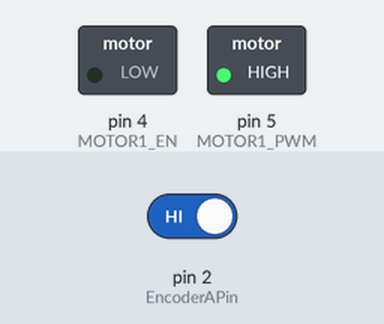
Simulated run of this sketch. Board: Arduino Uno, built with avr-gcc and run on an emulated ATmega328P. On the bench: switched loads named in the sketch (green lamp = pin HIGH). The test bench sets the inputs (shaded band); at power-on: pin 2 (EncoderAPin) HIGH. What the sketch prints to the serial monitor is not drawn.

Above: at 0.1 s.
Timing chart, 0 to 1.6 s (numbered marks = the images above):
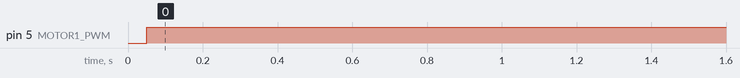

The sketch:

MsTimer2_millis_motor_PID_con.ino
```cpp
#include <MsTimer2.h>
//////// Motor Drive ///////////
#define MOTOR1_PWM 5 //PWMA
#define MOTOR1_EN 4 //DIRA
int motor1_pwm = 0;
int f_speed = 0;

///////// Encoder Pin //////////
const int EncoderAPin = 2;
const int EncoderBPin = 3;

volatile int counter = 0;
volatile int encoderB = 0;

///////// Interrupt time ///////
unsigned long enc_time;
unsigned long enc_time_old;
unsigned long enc_time_diff;

////////  Encoder PID /////////
signed long encoder1_error = 0;
signed long encoder1_error_d = 0;
signed long encoder1_target = 0;
signed long encoder1_error_old = 0;
signed long encoder1_error_sum = 0;

// PID gain 값은 조정 필요함
float Kp_motor = 2.0;
float Kd_motor = 2.0;
float Ki_motor = 0.28;

void motor1_control(int motor1_pwm)   // 모터 구동부
{
  if (motor1_pwm > 0)                 // ccw
  {
    digitalWrite(MOTOR1_EN, LOW);
    analogWrite(MOTOR1_PWM, motor1_pwm);
  }
  else if (motor1_pwm < 0)            // cw
  {
    digitalWrite(MOTOR1_EN, HIGH);
    analogWrite(MOTOR1_PWM, motor1_pwm);
  }
  else                                // stop
  {
    digitalWrite(MOTOR1_EN, LOW);
    digitalWrite(MOTOR1_PWM, 0);
  }
}

void motor_PID_control(void)          //PID로 PWM제어
{
  encoder1_error = encoder1_target - counter;
  encoder1_error_sum += encoder1_error;
  encoder1_error_d = encoder1_error - encoder1_error_old;
  encoder1_error_sum = (encoder1_error_sum >=  100) ?  100 : encoder1_error_sum;
  encoder1_error_sum = (encoder1_error_sum <= -100) ? -100 : encoder1_error_sum;

  motor1_pwm = Kp_motor * encoder1_error + Kd_motor * encoder1_error_d + Ki_motor * encoder1_error_sum;
  motor1_pwm = (motor1_pwm >=  255) ?  255 : motor1_pwm;
  motor1_pwm = (motor1_pwm <= -255) ? -255 : motor1_pwm;
  //motor1_pwm *= 0.5;   //50% 속도제한

  if (fabs(encoder1_error) <= 2)      // 오차 허용범위
  {
    encoder1_error_sum = 0;
  }
  else
  {
    motor1_control(motor1_pwm);
  }
  encoder1_error_old = encoder1_error;
}

void Encoder()                        // Encoder Pulse 측정
{
  //enc_time = millis();
  //enc_time_diff = enc_time - enc_time_old;

  encoderB = digitalRead(EncoderBPin);

  if (encoderB == LOW)
  {                                   // 정회전
    counter++;
  }
  else
  {                                   // 역회전
    counter--;
  }
  //enc_time_old = enc_time;
}

void control_callback()               // 목표 Pulse 까지 회전
{
  enc_time = millis();
  enc_time_diff = enc_time - enc_time_old;

  if ((counter < encoder1_target)&&(counter > -encoder1_target))
  {
    motor_PID_control();              // PID 제어
    //motor1_control(100);
  }
  else                                // 정지
  {
    //encoder1_error = 0;
    //encoder1_error_d = 0;
    //encoder1_error_sum = 0;
    //motor_PID_control();
    motor1_control(0);
  }
  enc_time_old = enc_time;
}

void setup()
{
  Serial.begin(115200);

  pinMode(EncoderAPin, INPUT_PULLUP);
  pinMode(EncoderBPin, INPUT_PULLUP);

  pinMode(MOTOR1_EN, OUTPUT);

  attachInterrupt(digitalPinToInterrupt(EncoderAPin), Encoder, RISING);

  MsTimer2::set(50, control_callback); // 50ms(20hz)마다 호출한다
  MsTimer2::start();
}

void loop()
{
  encoder1_target = 410;              // target encoder 값으로 조정 필요함
  //Serial.print("A: 1");
  //Serial.print("   B: ");
  //Serial.print(encoderB);
  //Serial.print("   Counter: ");
  Serial.print(counter);
  Serial.print(" ");
  //Serial.print("enc_time_diff: ");
  //Serial.println(enc_time_diff);
  //Serial.print("motor1_pwm: ");
  //Serial.println(motor1_pwm);
  //Serial.print("encoder1_error: ");
  Serial.println(encoder1_error);
  //Serial.print("encoder1_error_d: ");
  //Serial.println(encoder1_error_d);
}
```

Measured:
- by itself, pin 5 (MOTOR1_PWM): LOW → HIGH at 0.05 s
